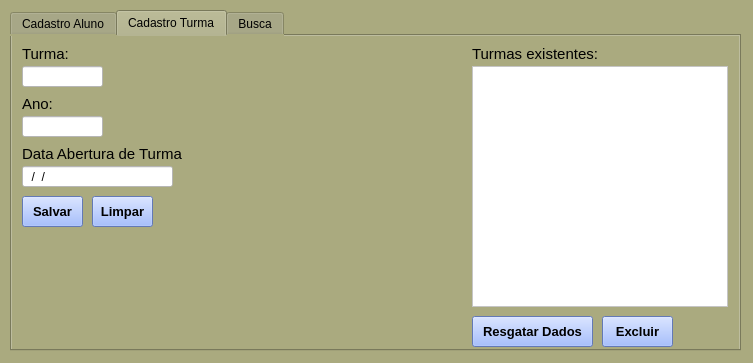
<?xml version="1.0" encoding="UTF-8"?>
<ui version="4.0">
 <class>MainWindow</class>
 <widget class="QMainWindow" name="MainWindow">
  <property name="enabled">
   <bool>true</bool>
  </property>
  <property name="geometry">
   <rect>
    <x>0</x>
    <y>0</y>
    <width>753</width>
    <height>363</height>
   </rect>
  </property>
  <property name="minimumSize">
   <size>
    <width>0</width>
    <height>0</height>
   </size>
  </property>
  <property name="maximumSize">
   <size>
    <width>753</width>
    <height>623</height>
   </size>
  </property>
  <property name="acceptDrops">
   <bool>false</bool>
  </property>
  <property name="windowTitle">
   <string>Banco de Dados Treinamento Scoper</string>
  </property>
  <property name="windowIcon">
   <iconset>
    <normaloff>logo A.png</normaloff>logo A.png</iconset>
  </property>
  <property name="styleSheet">
   <string notr="true">background-color: rgb(170, 170, 127);</string>
  </property>
  <property name="toolButtonStyle">
   <enum>Qt::ToolButtonIconOnly</enum>
  </property>
  <property name="animated">
   <bool>true</bool>
  </property>
  <property name="documentMode">
   <bool>false</bool>
  </property>
  <property name="dockNestingEnabled">
   <bool>false</bool>
  </property>
  <property name="unifiedTitleAndToolBarOnMac">
   <bool>false</bool>
  </property>
  <widget class="QWidget" name="centralwidget">
   <widget class="QTabWidget" name="tabWidget">
    <property name="geometry">
     <rect>
      <x>10</x>
      <y>10</y>
      <width>731</width>
      <height>341</height>
     </rect>
    </property>
    <property name="currentIndex">
     <number>1</number>
    </property>
    <widget class="QWidget" name="tab1">
     <attribute name="title">
      <string>Cadastro Aluno</string>
     </attribute>
     <widget class="QPushButton" name="salvar01">
      <property name="geometry">
       <rect>
        <x>10</x>
        <y>270</y>
        <width>61</width>
        <height>31</height>
       </rect>
      </property>
      <property name="font">
       <font>
        <family>Arial</family>
        <pointsize>10</pointsize>
        <weight>75</weight>
        <bold>true</bold>
       </font>
      </property>
      <property name="styleSheet">
       <string notr="true">background-color: rgb(139, 170, 255);</string>
      </property>
      <property name="text">
       <string>Salvar</string>
      </property>
      <property name="checkable">
       <bool>false</bool>
      </property>
     </widget>
     <widget class="QLineEdit" name="txnomealuno">
      <property name="geometry">
       <rect>
        <x>10</x>
        <y>30</y>
        <width>441</width>
        <height>21</height>
       </rect>
      </property>
      <property name="font">
       <font>
        <family>Arial</family>
       </font>
      </property>
      <property name="styleSheet">
       <string notr="true">background-color: rgb(255, 255, 255);</string>
      </property>
     </widget>
     <widget class="QLabel" name="label">
      <property name="geometry">
       <rect>
        <x>10</x>
        <y>10</y>
        <width>121</width>
        <height>16</height>
       </rect>
      </property>
      <property name="font">
       <font>
        <family>Arial</family>
        <pointsize>11</pointsize>
       </font>
      </property>
      <property name="styleSheet">
       <string notr="true"/>
      </property>
      <property name="text">
       <string>Nome:</string>
      </property>
     </widget>
     <widget class="QLineEdit" name="txCPF_CNPJ">
      <property name="geometry">
       <rect>
        <x>10</x>
        <y>80</y>
        <width>441</width>
        <height>21</height>
       </rect>
      </property>
      <property name="font">
       <font>
        <family>Arial</family>
       </font>
      </property>
      <property name="styleSheet">
       <string notr="true">background-color: rgb(255, 255, 255);</string>
      </property>
     </widget>
     <widget class="QLabel" name="label_2">
      <property name="geometry">
       <rect>
        <x>10</x>
        <y>60</y>
        <width>121</width>
        <height>16</height>
       </rect>
      </property>
      <property name="font">
       <font>
        <family>Arial</family>
        <pointsize>11</pointsize>
       </font>
      </property>
      <property name="styleSheet">
       <string notr="true"/>
      </property>
      <property name="text">
       <string>CPF/CNPJ:</string>
      </property>
     </widget>
     <widget class="QLabel" name="label_3">
      <property name="geometry">
       <rect>
        <x>10</x>
        <y>110</y>
        <width>121</width>
        <height>16</height>
       </rect>
      </property>
      <property name="font">
       <font>
        <family>Arial</family>
        <pointsize>11</pointsize>
       </font>
      </property>
      <property name="styleSheet">
       <string notr="true"/>
      </property>
      <property name="text">
       <string>Enderço:</string>
      </property>
     </widget>
     <widget class="QLineEdit" name="txendereco">
      <property name="geometry">
       <rect>
        <x>10</x>
        <y>130</y>
        <width>441</width>
        <height>21</height>
       </rect>
      </property>
      <property name="font">
       <font>
        <family>Arial</family>
       </font>
      </property>
      <property name="styleSheet">
       <string notr="true">background-color: rgb(255, 255, 255);</string>
      </property>
     </widget>
     <widget class="QLabel" name="label_4">
      <property name="geometry">
       <rect>
        <x>460</x>
        <y>110</y>
        <width>121</width>
        <height>16</height>
       </rect>
      </property>
      <property name="font">
       <font>
        <family>Arial</family>
        <pointsize>11</pointsize>
       </font>
      </property>
      <property name="styleSheet">
       <string notr="true"/>
      </property>
      <property name="text">
       <string>Nº</string>
      </property>
     </widget>
     <widget class="QLineEdit" name="txnumero">
      <property name="geometry">
       <rect>
        <x>460</x>
        <y>130</y>
        <width>51</width>
        <height>21</height>
       </rect>
      </property>
      <property name="font">
       <font>
        <family>Arial</family>
       </font>
      </property>
      <property name="styleSheet">
       <string notr="true">background-color: rgb(255, 255, 255);</string>
      </property>
     </widget>
     <widget class="QLabel" name="label_5">
      <property name="geometry">
       <rect>
        <x>520</x>
        <y>110</y>
        <width>121</width>
        <height>16</height>
       </rect>
      </property>
      <property name="font">
       <font>
        <family>Arial</family>
        <pointsize>11</pointsize>
       </font>
      </property>
      <property name="styleSheet">
       <string notr="true"/>
      </property>
      <property name="text">
       <string>Complemento</string>
      </property>
     </widget>
     <widget class="QLineEdit" name="txcomplemento">
      <property name="geometry">
       <rect>
        <x>520</x>
        <y>130</y>
        <width>191</width>
        <height>21</height>
       </rect>
      </property>
      <property name="font">
       <font>
        <family>Arial</family>
       </font>
      </property>
      <property name="styleSheet">
       <string notr="true">background-color: rgb(255, 255, 255);</string>
      </property>
     </widget>
     <widget class="QLabel" name="label_6">
      <property name="geometry">
       <rect>
        <x>10</x>
        <y>160</y>
        <width>121</width>
        <height>16</height>
       </rect>
      </property>
      <property name="font">
       <font>
        <family>Arial</family>
        <pointsize>11</pointsize>
       </font>
      </property>
      <property name="styleSheet">
       <string notr="true"/>
      </property>
      <property name="text">
       <string>Bairro:</string>
      </property>
     </widget>
     <widget class="QLineEdit" name="txbairro">
      <property name="geometry">
       <rect>
        <x>10</x>
        <y>180</y>
        <width>221</width>
        <height>21</height>
       </rect>
      </property>
      <property name="font">
       <font>
        <family>Arial</family>
       </font>
      </property>
      <property name="styleSheet">
       <string notr="true">background-color: rgb(255, 255, 255);</string>
      </property>
     </widget>
     <widget class="QLabel" name="label_7">
      <property name="geometry">
       <rect>
        <x>650</x>
        <y>160</y>
        <width>121</width>
        <height>16</height>
       </rect>
      </property>
      <property name="font">
       <font>
        <family>Arial</family>
        <pointsize>11</pointsize>
       </font>
      </property>
      <property name="styleSheet">
       <string notr="true"/>
      </property>
      <property name="text">
       <string>UF:</string>
      </property>
     </widget>
     <widget class="QComboBox" name="comboBoxUF">
      <property name="geometry">
       <rect>
        <x>650</x>
        <y>180</y>
        <width>61</width>
        <height>21</height>
       </rect>
      </property>
      <property name="font">
       <font>
        <family>Arial</family>
       </font>
      </property>
      <property name="styleSheet">
       <string notr="true">background-color: rgb(255, 255, 255);
selection-color: rgb(228, 240, 255);</string>
      </property>
      <item>
       <property name="text">
        <string/>
       </property>
      </item>
      <item>
       <property name="text">
        <string>AC</string>
       </property>
      </item>
      <item>
       <property name="text">
        <string>AL</string>
       </property>
      </item>
      <item>
       <property name="text">
        <string>AP</string>
       </property>
      </item>
      <item>
       <property name="text">
        <string>AM</string>
       </property>
      </item>
      <item>
       <property name="text">
        <string>BA</string>
       </property>
      </item>
      <item>
       <property name="text">
        <string>CE</string>
       </property>
      </item>
      <item>
       <property name="text">
        <string>DF</string>
       </property>
      </item>
      <item>
       <property name="text">
        <string>ES</string>
       </property>
      </item>
      <item>
       <property name="text">
        <string>GO</string>
       </property>
      </item>
      <item>
       <property name="text">
        <string>MA</string>
       </property>
      </item>
      <item>
       <property name="text">
        <string>MT</string>
       </property>
      </item>
      <item>
       <property name="text">
        <string>MS</string>
       </property>
      </item>
      <item>
       <property name="text">
        <string>MG</string>
       </property>
      </item>
      <item>
       <property name="text">
        <string>PA</string>
       </property>
      </item>
      <item>
       <property name="text">
        <string>PB</string>
       </property>
      </item>
      <item>
       <property name="text">
        <string>PR</string>
       </property>
      </item>
      <item>
       <property name="text">
        <string>PE</string>
       </property>
      </item>
      <item>
       <property name="text">
        <string>PI</string>
       </property>
      </item>
      <item>
       <property name="text">
        <string>RJ</string>
       </property>
      </item>
      <item>
       <property name="text">
        <string>RN</string>
       </property>
      </item>
      <item>
       <property name="text">
        <string>RS</string>
       </property>
      </item>
      <item>
       <property name="text">
        <string>RO</string>
       </property>
      </item>
      <item>
       <property name="text">
        <string>RR</string>
       </property>
      </item>
      <item>
       <property name="text">
        <string>SC</string>
       </property>
      </item>
      <item>
       <property name="text">
        <string>SP</string>
       </property>
      </item>
      <item>
       <property name="text">
        <string>SE</string>
       </property>
      </item>
      <item>
       <property name="text">
        <string>TO</string>
       </property>
      </item>
     </widget>
     <widget class="QLabel" name="label_8">
      <property name="geometry">
       <rect>
        <x>10</x>
        <y>210</y>
        <width>161</width>
        <height>16</height>
       </rect>
      </property>
      <property name="font">
       <font>
        <family>Arial</family>
        <pointsize>11</pointsize>
       </font>
      </property>
      <property name="styleSheet">
       <string notr="true"/>
      </property>
      <property name="text">
       <string>Tamanho da Camisa:</string>
      </property>
     </widget>
     <widget class="QLineEdit" name="txcidade">
      <property name="geometry">
       <rect>
        <x>240</x>
        <y>180</y>
        <width>231</width>
        <height>21</height>
       </rect>
      </property>
      <property name="font">
       <font>
        <family>Arial</family>
       </font>
      </property>
      <property name="styleSheet">
       <string notr="true">background-color: rgb(255, 255, 255);</string>
      </property>
     </widget>
     <widget class="QLabel" name="label_9">
      <property name="geometry">
       <rect>
        <x>240</x>
        <y>160</y>
        <width>121</width>
        <height>16</height>
       </rect>
      </property>
      <property name="font">
       <font>
        <family>Arial</family>
        <pointsize>11</pointsize>
       </font>
      </property>
      <property name="styleSheet">
       <string notr="true"/>
      </property>
      <property name="text">
       <string>Cidade:</string>
      </property>
     </widget>
     <widget class="QLineEdit" name="txcep">
      <property name="geometry">
       <rect>
        <x>480</x>
        <y>180</y>
        <width>161</width>
        <height>21</height>
       </rect>
      </property>
      <property name="font">
       <font>
        <family>Arial</family>
       </font>
      </property>
      <property name="styleSheet">
       <string notr="true">background-color: rgb(255, 255, 255);</string>
      </property>
     </widget>
     <widget class="QLabel" name="label_10">
      <property name="geometry">
       <rect>
        <x>480</x>
        <y>160</y>
        <width>121</width>
        <height>16</height>
       </rect>
      </property>
      <property name="font">
       <font>
        <family>Arial</family>
        <pointsize>11</pointsize>
       </font>
      </property>
      <property name="styleSheet">
       <string notr="true"/>
      </property>
      <property name="text">
       <string>CEP:</string>
      </property>
     </widget>
     <widget class="QComboBox" name="comboBoxC">
      <property name="geometry">
       <rect>
        <x>10</x>
        <y>230</y>
        <width>131</width>
        <height>22</height>
       </rect>
      </property>
      <property name="font">
       <font>
        <family>Arial</family>
       </font>
      </property>
      <property name="styleSheet">
       <string notr="true">background-color: rgb(255, 255, 255);</string>
      </property>
      <item>
       <property name="text">
        <string/>
       </property>
      </item>
      <item>
       <property name="text">
        <string>PP</string>
       </property>
      </item>
      <item>
       <property name="text">
        <string>P</string>
       </property>
      </item>
      <item>
       <property name="text">
        <string>M</string>
       </property>
      </item>
      <item>
       <property name="text">
        <string>G</string>
       </property>
      </item>
      <item>
       <property name="text">
        <string>GG</string>
       </property>
      </item>
      <item>
       <property name="text">
        <string>XG</string>
       </property>
      </item>
      <item>
       <property name="text">
        <string>XGG</string>
       </property>
      </item>
     </widget>
     <widget class="QPushButton" name="limpar01">
      <property name="geometry">
       <rect>
        <x>80</x>
        <y>270</y>
        <width>61</width>
        <height>31</height>
       </rect>
      </property>
      <property name="font">
       <font>
        <family>Arial</family>
        <pointsize>10</pointsize>
        <weight>75</weight>
        <bold>true</bold>
       </font>
      </property>
      <property name="styleSheet">
       <string notr="true">background-color: rgb(139, 170, 255);</string>
      </property>
      <property name="text">
       <string>Limpar</string>
      </property>
      <property name="checkable">
       <bool>false</bool>
      </property>
     </widget>
     <widget class="QToolButton" name="toolButton">
      <property name="geometry">
       <rect>
        <x>160</x>
        <y>230</y>
        <width>31</width>
        <height>19</height>
       </rect>
      </property>
      <property name="styleSheet">
       <string notr="true">background-color: rgb(139, 170, 255);</string>
      </property>
      <property name="text">
       <string>...</string>
      </property>
     </widget>
     <widget class="QLabel" name="label_13">
      <property name="geometry">
       <rect>
        <x>550</x>
        <y>10</y>
        <width>121</width>
        <height>16</height>
       </rect>
      </property>
      <property name="font">
       <font>
        <family>Arial</family>
        <pointsize>11</pointsize>
       </font>
      </property>
      <property name="styleSheet">
       <string notr="true"/>
      </property>
      <property name="text">
       <string>Turma:</string>
      </property>
     </widget>
     <widget class="QComboBox" name="comboBoxturma">
      <property name="geometry">
       <rect>
        <x>550</x>
        <y>30</y>
        <width>141</width>
        <height>22</height>
       </rect>
      </property>
      <property name="styleSheet">
       <string notr="true">background-color: rgb(255, 255, 255);</string>
      </property>
      <item>
       <property name="text">
        <string/>
       </property>
      </item>
     </widget>
    </widget>
    <widget class="QWidget" name="tab">
     <attribute name="title">
      <string>Cadastro Turma</string>
     </attribute>
     <widget class="QLabel" name="label_14">
      <property name="geometry">
       <rect>
        <x>10</x>
        <y>10</y>
        <width>121</width>
        <height>16</height>
       </rect>
      </property>
      <property name="font">
       <font>
        <family>Arial</family>
        <pointsize>11</pointsize>
       </font>
      </property>
      <property name="styleSheet">
       <string notr="true"/>
      </property>
      <property name="text">
       <string>Turma:</string>
      </property>
     </widget>
     <widget class="QLineEdit" name="lineEdit">
      <property name="geometry">
       <rect>
        <x>10</x>
        <y>30</y>
        <width>81</width>
        <height>21</height>
       </rect>
      </property>
      <property name="font">
       <font>
        <family>Arial</family>
       </font>
      </property>
      <property name="styleSheet">
       <string notr="true">background-color: rgb(255, 255, 255);</string>
      </property>
     </widget>
     <widget class="QLineEdit" name="txnomealuno_5">
      <property name="geometry">
       <rect>
        <x>10</x>
        <y>80</y>
        <width>81</width>
        <height>21</height>
       </rect>
      </property>
      <property name="font">
       <font>
        <family>Arial</family>
       </font>
      </property>
      <property name="styleSheet">
       <string notr="true">background-color: rgb(255, 255, 255);</string>
      </property>
     </widget>
     <widget class="QLabel" name="label_15">
      <property name="geometry">
       <rect>
        <x>10</x>
        <y>60</y>
        <width>121</width>
        <height>16</height>
       </rect>
      </property>
      <property name="font">
       <font>
        <family>Arial</family>
        <pointsize>11</pointsize>
       </font>
      </property>
      <property name="styleSheet">
       <string notr="true"/>
      </property>
      <property name="text">
       <string>Ano:</string>
      </property>
     </widget>
     <widget class="QLineEdit" name="txnomealuno_6">
      <property name="geometry">
       <rect>
        <x>10</x>
        <y>130</y>
        <width>151</width>
        <height>21</height>
       </rect>
      </property>
      <property name="font">
       <font>
        <family>Arial</family>
       </font>
      </property>
      <property name="toolTip">
       <string>&lt;html&gt;&lt;head/&gt;&lt;body&gt;&lt;p&gt;&lt;br/&gt;&lt;/p&gt;&lt;/body&gt;&lt;/html&gt;</string>
      </property>
      <property name="styleSheet">
       <string notr="true">background-color: rgb(255, 255, 255);</string>
      </property>
      <property name="inputMask">
       <string>00/00/0000</string>
      </property>
      <property name="text">
       <string>//</string>
      </property>
      <property name="frame">
       <bool>true</bool>
      </property>
      <property name="echoMode">
       <enum>QLineEdit::Normal</enum>
      </property>
      <property name="dragEnabled">
       <bool>false</bool>
      </property>
      <property name="clearButtonEnabled">
       <bool>false</bool>
      </property>
     </widget>
     <widget class="QLabel" name="label_16">
      <property name="geometry">
       <rect>
        <x>10</x>
        <y>110</y>
        <width>171</width>
        <height>16</height>
       </rect>
      </property>
      <property name="font">
       <font>
        <family>Arial</family>
        <pointsize>11</pointsize>
       </font>
      </property>
      <property name="styleSheet">
       <string notr="true"/>
      </property>
      <property name="text">
       <string>Data Abertura de Turma</string>
      </property>
     </widget>
     <widget class="QPushButton" name="salvar01_2">
      <property name="geometry">
       <rect>
        <x>10</x>
        <y>160</y>
        <width>61</width>
        <height>31</height>
       </rect>
      </property>
      <property name="font">
       <font>
        <family>Arial</family>
        <pointsize>10</pointsize>
        <weight>75</weight>
        <bold>true</bold>
       </font>
      </property>
      <property name="styleSheet">
       <string notr="true">background-color: rgb(139, 170, 255);</string>
      </property>
      <property name="text">
       <string>Salvar</string>
      </property>
      <property name="checkable">
       <bool>false</bool>
      </property>
     </widget>
     <widget class="QPushButton" name="salvar01_3">
      <property name="geometry">
       <rect>
        <x>590</x>
        <y>280</y>
        <width>71</width>
        <height>31</height>
       </rect>
      </property>
      <property name="font">
       <font>
        <family>Arial</family>
        <pointsize>10</pointsize>
        <weight>75</weight>
        <bold>true</bold>
       </font>
      </property>
      <property name="styleSheet">
       <string notr="true">background-color: rgb(139, 170, 255);</string>
      </property>
      <property name="text">
       <string>Excluir</string>
      </property>
      <property name="checkable">
       <bool>false</bool>
      </property>
     </widget>
     <widget class="QListWidget" name="listWidget_2">
      <property name="geometry">
       <rect>
        <x>460</x>
        <y>30</y>
        <width>256</width>
        <height>241</height>
       </rect>
      </property>
      <property name="styleSheet">
       <string notr="true">background-color: rgb(255, 255, 255);</string>
      </property>
     </widget>
     <widget class="QLabel" name="label_17">
      <property name="geometry">
       <rect>
        <x>460</x>
        <y>10</y>
        <width>161</width>
        <height>16</height>
       </rect>
      </property>
      <property name="font">
       <font>
        <family>Arial</family>
        <pointsize>11</pointsize>
       </font>
      </property>
      <property name="styleSheet">
       <string notr="true"/>
      </property>
      <property name="text">
       <string>Turmas existentes:</string>
      </property>
     </widget>
     <widget class="QPushButton" name="resgatardadosturma">
      <property name="geometry">
       <rect>
        <x>460</x>
        <y>280</y>
        <width>121</width>
        <height>31</height>
       </rect>
      </property>
      <property name="font">
       <font>
        <family>Arial</family>
        <pointsize>10</pointsize>
        <weight>75</weight>
        <bold>true</bold>
       </font>
      </property>
      <property name="styleSheet">
       <string notr="true">background-color: rgb(139, 170, 255);</string>
      </property>
      <property name="text">
       <string>Resgatar Dados</string>
      </property>
      <property name="checkable">
       <bool>false</bool>
      </property>
     </widget>
     <widget class="QPushButton" name="salvar01_4">
      <property name="geometry">
       <rect>
        <x>80</x>
        <y>160</y>
        <width>61</width>
        <height>31</height>
       </rect>
      </property>
      <property name="font">
       <font>
        <family>Arial</family>
        <pointsize>10</pointsize>
        <weight>75</weight>
        <bold>true</bold>
       </font>
      </property>
      <property name="styleSheet">
       <string notr="true">background-color: rgb(139, 170, 255);</string>
      </property>
      <property name="text">
       <string>Limpar</string>
      </property>
      <property name="checkable">
       <bool>false</bool>
      </property>
     </widget>
    </widget>
    <widget class="QWidget" name="tab2">
     <attribute name="title">
      <string>Busca</string>
     </attribute>
     <widget class="QLineEdit" name="txnomealuno_2">
      <property name="geometry">
       <rect>
        <x>10</x>
        <y>30</y>
        <width>441</width>
        <height>21</height>
       </rect>
      </property>
      <property name="font">
       <font>
        <family>Arial</family>
       </font>
      </property>
      <property name="styleSheet">
       <string notr="true">background-color: rgb(255, 255, 255);</string>
      </property>
     </widget>
     <widget class="QLabel" name="label_11">
      <property name="geometry">
       <rect>
        <x>10</x>
        <y>10</y>
        <width>121</width>
        <height>16</height>
       </rect>
      </property>
      <property name="font">
       <font>
        <family>Arial</family>
        <pointsize>11</pointsize>
       </font>
      </property>
      <property name="styleSheet">
       <string notr="true"/>
      </property>
      <property name="text">
       <string>Nome:</string>
      </property>
     </widget>
     <widget class="QPushButton" name="btlimparbusca">
      <property name="geometry">
       <rect>
        <x>170</x>
        <y>60</y>
        <width>61</width>
        <height>31</height>
       </rect>
      </property>
      <property name="font">
       <font>
        <family>Arial</family>
        <pointsize>10</pointsize>
        <weight>75</weight>
        <bold>true</bold>
       </font>
      </property>
      <property name="styleSheet">
       <string notr="true">background-color: rgb(139, 170, 255);</string>
      </property>
      <property name="text">
       <string>Limpar</string>
      </property>
      <property name="checkable">
       <bool>false</bool>
      </property>
     </widget>
     <widget class="QPushButton" name="btpesquisa">
      <property name="geometry">
       <rect>
        <x>10</x>
        <y>60</y>
        <width>81</width>
        <height>31</height>
       </rect>
      </property>
      <property name="font">
       <font>
        <family>Arial</family>
        <pointsize>10</pointsize>
        <weight>75</weight>
        <bold>true</bold>
       </font>
      </property>
      <property name="styleSheet">
       <string notr="true">background-color: rgb(139, 170, 255);</string>
      </property>
      <property name="text">
       <string>Pesquisar</string>
      </property>
      <property name="checkable">
       <bool>false</bool>
      </property>
     </widget>
     <widget class="QPushButton" name="btedita">
      <property name="geometry">
       <rect>
        <x>100</x>
        <y>60</y>
        <width>61</width>
        <height>31</height>
       </rect>
      </property>
      <property name="font">
       <font>
        <family>Arial</family>
        <pointsize>10</pointsize>
        <weight>75</weight>
        <bold>true</bold>
       </font>
      </property>
      <property name="styleSheet">
       <string notr="true">background-color: rgb(139, 170, 255);</string>
      </property>
      <property name="text">
       <string>Editar</string>
      </property>
      <property name="checkable">
       <bool>false</bool>
      </property>
     </widget>
     <widget class="QLineEdit" name="txnomealuno_3">
      <property name="geometry">
       <rect>
        <x>460</x>
        <y>30</y>
        <width>71</width>
        <height>21</height>
       </rect>
      </property>
      <property name="font">
       <font>
        <family>Arial</family>
       </font>
      </property>
      <property name="styleSheet">
       <string notr="true">background-color: rgb(255, 255, 255);</string>
      </property>
     </widget>
     <widget class="QLabel" name="label_12">
      <property name="geometry">
       <rect>
        <x>460</x>
        <y>10</y>
        <width>121</width>
        <height>16</height>
       </rect>
      </property>
      <property name="font">
       <font>
        <family>Arial</family>
        <pointsize>11</pointsize>
       </font>
      </property>
      <property name="styleSheet">
       <string notr="true"/>
      </property>
      <property name="text">
       <string>Turma:</string>
      </property>
     </widget>
     <widget class="QListWidget" name="listWidget">
      <property name="geometry">
       <rect>
        <x>10</x>
        <y>100</y>
        <width>711</width>
        <height>211</height>
       </rect>
      </property>
      <property name="styleSheet">
       <string notr="true">background-color: rgb(255, 255, 255);</string>
      </property>
     </widget>
    </widget>
   </widget>
  </widget>
  <action name="actionCadastro">
   <property name="text">
    <string>Cadastro</string>
   </property>
  </action>
  <action name="actionSalvar">
   <property name="text">
    <string>Salvar</string>
   </property>
  </action>
 </widget>
 <resources/>
 <connections/>
</ui>
